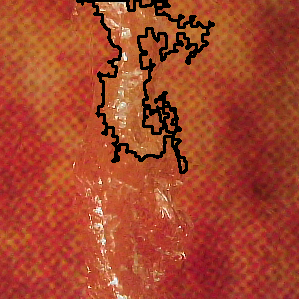
#> input picture img/bad_case/ISIC0024328_40mm_cutting_damage_backside_1.png, 299 x 299 px; its folder holds only this picture in this run
$ python detect_fault.py
#> lines starting #> are read from the running program, lines starting #| are printed output that depends on the picture; after the words box and inside, x2 and y2 are one past the last pixel; in counts of white or black regions, pixels touching at a corner belong together
#> further down, img is the input picture: shape (299, 299, 3); mean B, G, R 43.3, 69.1, 166.1


# detect bad img
import cv2
import numpy as np
import os
import matplotlib.pyplot as plt


def pick_max_contour(contours):
	max_points = 1
	max_index = 0
	max_contour = contours[max_index]
	for i in range(len(contours)):
		#print(contours[i].shape)
		if contours[i].shape[0] > max_points:
			max_points = contours[i].shape[0]
			max_index = i
	max_contour = contours[max_index]
	return max_contour


def find_contour(img):
	# 通过形态学滤波算法找到闭合的磨损区域
	gray = cv2.cvtColor(img, cv2.COLOR_BGR2GRAY)
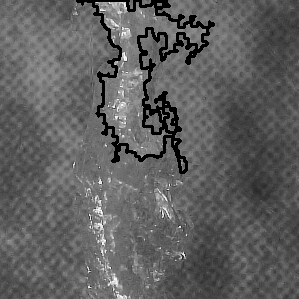
#> gray: shape (299, 299); min 0, max 255, mean 95.1
	_, thresh = cv2.threshold(gray, 127, 255, cv2.THRESH_BINARY)
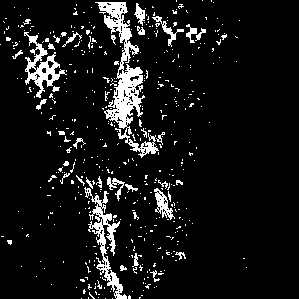
#> thresh: shape (299, 299); 8.7% white; 461 white regions (423 under 20 px), largest, box (x1, y1, x2, y2) and area: (95, 2, 159, 158) 2514, (84, 187, 127, 299) 1147, (24, 32, 67, 98) 865

	kernel = cv2.getStructuringElement(cv2.MORPH_RECT, (5, 5))
	morph = cv2.morphologyEx(thresh, cv2.MORPH_CLOSE, kernel)
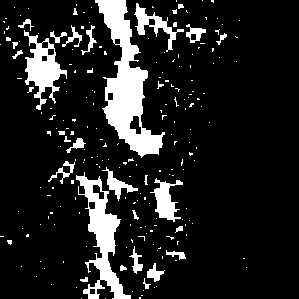
#> morph: shape (299, 299); 13.2% white; 215 white regions (183 under 20 px)

	contours, _ = cv2.findContours(morph, cv2.RETR_EXTERNAL, cv2.CHAIN_APPROX_SIMPLE)
#> contours = 215 contours, 196 with area under 20; largest, box (x1, y1, x2, y2) and area: (95, 0, 165, 158) 4134, (76, 172, 131, 299) 2204, (24, 30, 67, 110) 1328, (150, 178, 183, 222) 557, (134, 3, 184, 52) 534
	#max_contour = pick_max_contour(contours)
	#return max_contour
	sorted_contours = sorted(contours, key=lambda a: cv2.contourArea(a), reverse=True)
#> sorted_contours has the same summary as contours
	return sorted_contours


def compute_area(contour):
	return cv2.contourArea(contour)


if __name__ == "__main__":
	path = './img/bad_case'  #'./img/processed_dataset'  #'./img_example'
	#out_path = './img/processed_dataset_out'
	img_files = [os.path.join(path, file) for file in os.listdir(path) if file.endswith('.jpg') or file.endswith('.png')]


	for i  in range(len(img_files)):
		file_path = img_files[i]
		out_path = file_path + "out_.jpg"
		img = cv2.imread(file_path)
		contours = find_contour(img)
		#area = compute_area(contour)
		#print("area: ", area)
		num_contour = 3
		for j in range(num_contour):
			cv2.drawContours(img, contours[j], -1, (0, 255, 0), 10)
			area = compute_area(contours[j])
			print("area: ", area)
#> this loop made 3 passes
#> area on passes 1 to 3: 4133.5, 2204.5, 1328
#| area:  4133.5
#| area:  2204.5
#| area:  1328.0
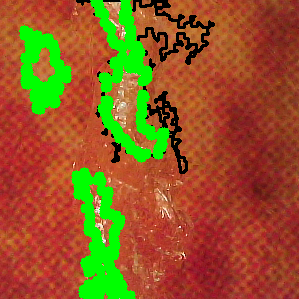
#> img: shape (299, 299, 3); 12.49% of pixels changed, all inside (x1, y1, x2, y2) = (19, 0, 170, 299)
		cv2.imwrite(out_path, img)

		#cv2.imshow("filtered",img)
		#cv2.waitKey(0)
		#cv2.destroyAllWindows()

$ run again, on img/bad_case/ISIC0024328_40mm_cutting_damage_backside_2.pngout_.jpg
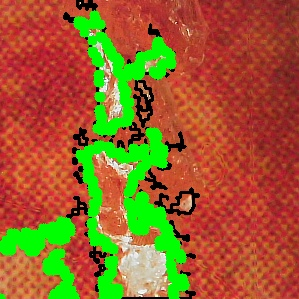
#> input picture img/bad_case/ISIC0024328_40mm_cutting_damage_backside_2.pngout_.jpg, 299 x 299 px
#> img is the input picture: shape (299, 299, 3); mean B, G, R 44.5, 97.3, 151.7
#> in find_contour, `_, thresh = cv2.threshold(gray, 127, 255, cv2.THRESH_BINARY)`:
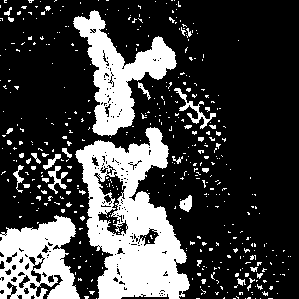
#> thresh: shape (299, 299); 26% white; 448 white regions (418 under 20 px), largest, box (x1, y1, x2, y2) and area: (75, 127, 190, 299) 10600, (73, 10, 177, 136) 4878, (0, 215, 80, 299) 4334
#> morph: shape (299, 299); 30.6% white; 269 white regions (238 under 20 px)
#> in find_contour, `contours, _ = cv2.findContours(morph, cv2.RETR_EXTERNAL, cv2.CHAIN_APP..`: contours = 269 contours, 253 with area under 20; largest, box (x1, y1, x2, y2) and area: (38, 10, 193, 299) 17856, (0, 209, 89, 299) 5215, (166, 82, 216, 129) 462, (234, 268, 268, 296) 234, (174, 195, 192, 212) 132
#> sorted_contours has the same summary as contours
#> the loop `for j in range(num_contour):` made 3 passes
#> area on passes 1 to 3: 17856, 5215, 462
#> (printed output is left out)
#> after the loop `for j in range(num_contour):`:
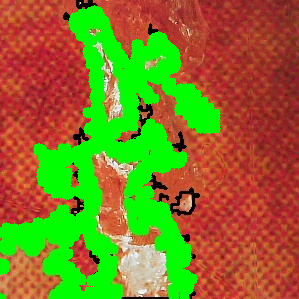
#> img: shape (299, 299, 3); 18.33% of pixels changed, all inside (x1, y1, x2, y2) = (0, 5, 221, 299)

$ run again, on img/bad_case/ISIC0024328_40mm_cutting_damage_backside_2.pngout_.jpgout_.jpg
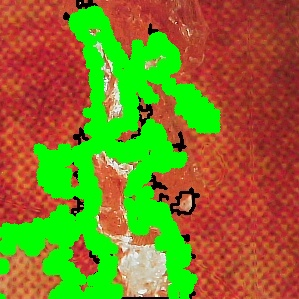
#> input picture img/bad_case/ISIC0024328_40mm_cutting_damage_backside_2.pngout_.jpgout_.jpg, 299 x 299 px
#> img is the input picture: shape (299, 299, 3); mean B, G, R 39, 121.1, 130.1
#> in find_contour, `_, thresh = cv2.threshold(gray, 127, 255, cv2.THRESH_BINARY)`:
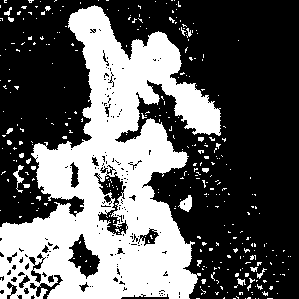
#> thresh: shape (299, 299); 37.1% white; 341 white regions (323 under 20 px), largest, box (x1, y1, x2, y2) and area: (0, 5, 221, 299) 31219, (178, 195, 192, 212) 137, (13, 165, 24, 193) 99
#> morph: shape (299, 299); 41.7% white; 194 white regions (175 under 20 px)
#> in find_contour, `contours, _ = cv2.findContours(morph, cv2.RETR_EXTERNAL, cv2.CHAIN_APP..`: contours = 191 contours, 180 with area under 20; largest, box (x1, y1, x2, y2) and area: (0, 5, 226, 299) 35654, (234, 268, 273, 299) 234, (244, 243, 262, 272) 127, (193, 162, 209, 179) 112, (179, 24, 198, 41) 91
#> sorted_contours has the same summary as contours
#> the loop `for j in range(num_contour):` made 3 passes
#> area on passes 1 to 3: 35654, 234, 127
#> (printed output is left out)
#> after the loop `for j in range(num_contour):`:
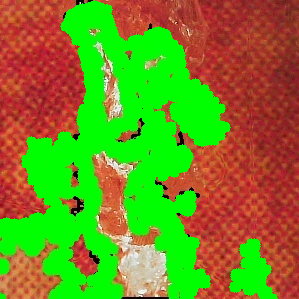
#> img: shape (299, 299, 3); 15.16% of pixels changed, all inside (x1, y1, x2, y2) = (0, 0, 278, 299)

$ run again, on img/bad_case/ISIC0024328_40mm_cutting_damage_backside_1.pngout_.jpgout_.jpg
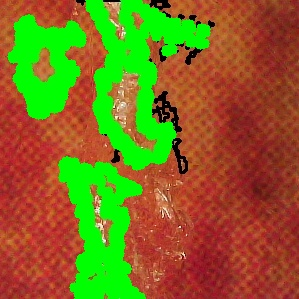
#> input picture img/bad_case/ISIC0024328_40mm_cutting_damage_backside_1.pngout_.jpgout_.jpg, 299 x 299 px
#> img is the input picture: shape (299, 299, 3); mean B, G, R 33, 108.9, 127.8
#> in find_contour, `_, thresh = cv2.threshold(gray, 127, 255, cv2.THRESH_BINARY)`:
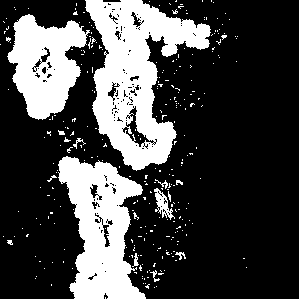
#> thresh: shape (299, 299); 27% white; 291 white regions (278 under 20 px), largest, box (x1, y1, x2, y2) and area: (85, 0, 211, 171) 10269, (58, 156, 146, 299) 7341, (7, 14, 90, 120) 5182
#> morph: shape (299, 299); 30.1% white; 135 white regions (124 under 20 px)
#> in find_contour, `contours, _ = cv2.findContours(morph, cv2.RETR_EXTERNAL, cv2.CHAIN_APP..`: contours = 135 contours, 127 with area under 20; largest, box (x1, y1, x2, y2) and area: (6, 0, 220, 171) 16694, (47, 138, 148, 299) 7896, (150, 179, 183, 222) 552, (142, 263, 165, 289) 146, (166, 250, 186, 260) 64, (64, 131, 74, 142) 26, (175, 226, 183, 233) 22, (216, 33, 227, 45) 21
#> sorted_contours has the same summary as contours
#> the loop `for j in range(num_contour):` made 3 passes
#> area on passes 1 to 3: 16693.5, 7896, 552
#> (printed output is left out)
#> after the loop `for j in range(num_contour):`:
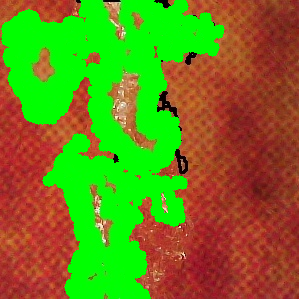
#> img: shape (299, 299, 3); 19.22% of pixels changed, all inside (x1, y1, x2, y2) = (1, 0, 225, 299)
